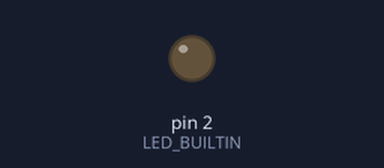
This sketch was run on a simulated Arduino Uno, built with avr-gcc and run on an emulated ATmega328P. On the bench: output pins drawn as LEDs (lit = HIGH).

Above: at 0.1 s.
At 26.3 s:
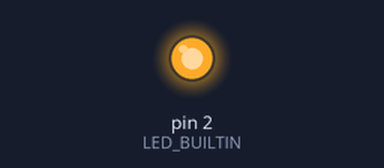
Timing chart, 0 to 27.8 s (numbered marks = the images above):
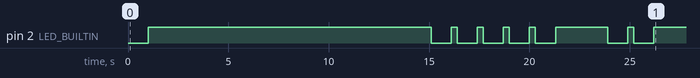

The sketch:

nombreArduino.ino
```cpp
#define LED_BUILTIN 2

void setup() {
  // put your setup code here, to run once:
pinMode(LED_BUILTIN, OUTPUT);
}

void punto(){
  digitalWrite(LED_BUILTIN, LOW);
  delay(1000);
  digitalWrite(LED_BUILTIN, HIGH);
  delay(300);
}


void raya(){
  delay(1000);
  digitalWrite(LED_BUILTIN, HIGH);
  delay(1300);
}
void loop() {

  // J ( . - - - )
  punto();
  raya();
  raya();
  raya();

  // O ( - - -)
  raya();
  raya();
  raya();

   // S ( . . . )
  punto();
  punto();
  punto();

  //E ( . )
  punto();

  //R . - .
  punto();
  raya();
  punto();

  //A . -
  punto();
  raya();

  //M - -
  raya();
  raya();

  // O ( - - -)
  raya();
  raya();
  raya();


  //N - .
  raya();
  punto();

  //G: - - .
  raya();
  raya();
  punto();

  //A . -
  punto();
  raya();

  //R . - .
  punto();
  raya();
  punto();

  //C: - . - .
  raya();
  punto();
  raya();
  punto();

  //Í:. - - . -
  punto();
  raya();
  raya();
  punto();
  raya();

  //A . -
  punto();
  raya();

  //G: - - .
  raya();
  raya();
  punto();

//Á: . - - . -
  punto();
  raya();
  raya();
  punto();
  raya();

  //M - -
  raya();
  raya();

  //E ( . )
  punto();

  //Z: - - . .
  raya();
  raya();
  punto();
  punto();
  //DELAY LARGO

  digitalWrite(LED_BUILTIN, LOW);
  delay(8000); //pausa muy larga

}
```

Measured:
- by itself, pin 2 (LED_BUILTIN): LOW → HIGH at 1.0 s, → LOW 14.1 s later, → HIGH 1.0 s later, → LOW 0.30 s later, … (15 changes in this stretch)
